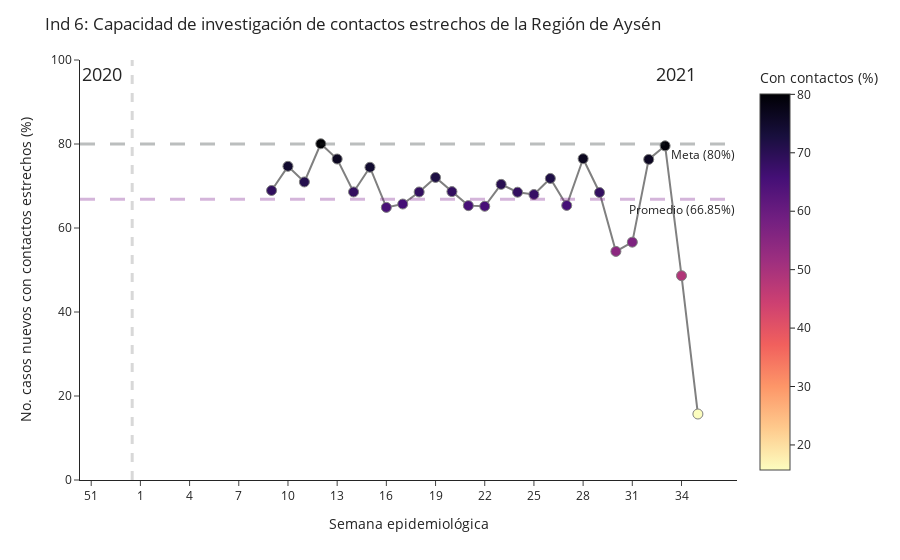

The notebook cell this image was saved under:
### Code cell
px.scatter(df_ind6_perc.reset_index().merge(data_aysen_clean_21[['fecha_notificacion','semana_epidemiologica_21']], 
                   left_on='fecha_cumple_requisitos',
                   right_on='fecha_notificacion',
                   how='left').groupby('semana_epidemiologica_21').mean().reset_index(),
        x= 'semana_epidemiologica_21',
        y= 'n_folio',
        #trendline='rolling',
        #trendline_options=dict(window=5),
        color='n_folio',
        color_continuous_scale=px.colors.sequential.Magma_r,
        labels={'n_folio':'Con contactos (%)'},
        ).update_layout(title= 'Ind 6: Capacidad de investigación de contactos estrechos de la Región de Aysén',
                       yaxis_title='No. casos nuevos con contactos estrechos (%)',
                       xaxis_title='Semana epidemiológica',
                       yaxis_range= [0,100],
                       template='simple_white',
                       xaxis=dict(tickmode = 'array',
                                  tickvals = list(range(12,88,3)),
                                  ticktext = list(list(range(12,54,3))+list(range(1,88,3))),
                                 ),
                    ).add_vline(x=53.5, line_width=3, line_dash='dash', line_color='gray'
                              ).add_hline(y=80,
                                            line_width=3, 
                                            line_dash='longdash', 
                                            line_color='#222A2A',
                                            annotation_text='Meta (80%)',
                                            annotation_position='bottom right'
                                 ).add_hline(y=mean_ind6, 
                                             line_width=3, 
                                             line_dash='longdash', 
                                             line_color='#750D86',
                                             annotation_text= 'Promedio ('+str(round(mean_ind6, 2))+'%)',
                                             annotation_position='bottom right'
                                     ).add_vrect(x0='51', x1='53', 
                                           annotation_text='2020', 
                                           annotation_position='top right',
                                           annotation=dict(font_size=18, 
                                                           font_family="'Open Sans', verdana, arial, sans-serif"),
                                                           opacity=0, 
                                                           line_width=0
                                          ).add_vrect(x0='84', x1='88', 
                                           annotation_text='2021', 
                                           annotation_position='top right',
                                           annotation=dict(font_size=18, 
                                                           font_family="'Open Sans', verdana, arial, sans-serif"),
                                                           opacity=0, 
                                                           line_width=0
                                                     ).update_traces(mode='lines+markers', 
                                                                     line_color='grey',
                                                                     marker_line_width=1, 
                                                                     marker_size=10)

### Figure 1 — Plotly figure (JSON) as saved in the notebook; plotly's stock layout.template omitted (floating-point values rounded to 4 significant figures)
{"data": [{"hovertemplate": "semana_epidemiologica_21=%{x}<br>Con contactos (%)=%{marker.color}<extra></extra>", "legendgroup": "", "line": {"color": "grey"}, "marker": {"color": [68.93, 74.68, 70.96, 80.06, 76.42, 68.59, 74.46, 64.91, 65.71, 68.58, 72.04, 68.66, 65.33, 65.17, 70.39, 68.52, 67.97, 71.81, 65.37, 76.5, 68.46, 54.43, 56.63, 76.33, 79.56, 48.64, 15.71], "coloraxis": "coloraxis", "line": {"width": 1}, "size": 10, "symbol": "circle"}, "mode": "lines+markers", "name": "", "orientation": "v", "showlegend": false, "type": "scatter", "x": [62, 63, 64, 65, 66, 67, 68, 69, 70, 71, 72, 73, 74, 75, 76, 77, 78, 79, 80, 81, 82, 83, 84, 85, 86, 87, 88], "xaxis": "x", "y": [68.93, 74.68, 70.96, 80.06, 76.42, 68.59, 74.46, 64.91, 65.71, 68.58, 72.04, 68.66, 65.33, 65.17, 70.39, 68.52, 67.97, 71.81, 65.37, 76.5, 68.46, 54.43, 56.63, 76.33, 79.56, 48.64, 15.71], "yaxis": "y"}], "layout": {"annotations": [{"showarrow": false, "text": "Meta (80%)", "x": 1, "xanchor": "right", "xref": "x domain", "y": 80, "yanchor": "top", "yref": "y"}, {"showarrow": false, "text": "Promedio (66.85%)", "x": 1, "xanchor": "right", "xref": "x domain", "y": 66.85, "yanchor": "top", "yref": "y"}, {"font": {"family": "'Open Sans', verdana, arial, sans-serif", "size": 18}, "showarrow": false, "text": "2020", "x": "53", "xanchor": "right", "xref": "x", "y": 1, "yanchor": "top", "yref": "y domain"}, {"font": {"family": "'Open Sans', verdana, arial, sans-serif", "size": 18}, "showarrow": false, "text": "2021", "x": "88", "xanchor": "right", "xref": "x", "y": 1, "yanchor": "top", "yref": "y domain"}], "coloraxis": {"colorbar": {"title": {"text": "Con contactos (%)"}}, "colorscale": [[0, "#fcfdbf"], [0.1111, "#feca8d"], [0.2222, "#fd9668"], [0.3333, "#f1605d"], [0.4444, "#cd4071"], [0.5556, "#9e2f7f"], [0.6667, "#721f81"], [0.7778, "#440f76"], [0.8889, "#180f3d"], [1, "#000004"]]}, "legend": {"tracegroupgap": 0}, "margin": {"t": 60}, "shapes": [{"line": {"color": "gray", "dash": "dash", "width": 3}, "type": "line", "x0": 53.5, "x1": 53.5, "xref": "x", "y0": 0, "y1": 1, "yref": "y domain"}, {"line": {"color": "#222A2A", "dash": "longdash", "width": 3}, "type": "line", "x0": 0, "x1": 1, "xref": "x domain", "y0": 80, "y1": 80, "yref": "y"}, {"line": {"color": "#750D86", "dash": "longdash", "width": 3}, "type": "line", "x0": 0, "x1": 1, "xref": "x domain", "y0": 66.85, "y1": 66.85, "yref": "y"}, {"line": {"width": 0}, "opacity": 0, "type": "rect", "x0": "51", "x1": "53", "xref": "x", "y0": 0, "y1": 1, "yref": "y domain"}, {"line": {"width": 0}, "opacity": 0, "type": "rect", "x0": "84", "x1": "88", "xref": "x", "y0": 0, "y1": 1, "yref": "y domain"}], "title": {"text": "Ind 6: Capacidad de investigación de contactos estrechos de la Región de Aysén"}, "xaxis": {"anchor": "y", "domain": [0, 1], "tickmode": "array", "ticktext": [12, 15, 18, 21, 24, 27, 30, 33, 36, 39, 42, 45, 48, 51, 1, 4, 7, 10, 13, 16, 19, 22, 25, 28, 31, 34, 37, 40, 43, 46, 49, 52, 55, 58, 61, 64, 67, 70, 73, 76, 79, 82, 85], "tickvals": [12, 15, 18, 21, 24, 27, 30, 33, 36, 39, 42, 45, 48, 51, 54, 57, 60, 63, 66, 69, 72, 75, 78, 81, 84, 87], "title": {"text": "Semana epidemiológica"}}, "yaxis": {"anchor": "x", "domain": [0, 1], "range": [0, 100], "title": {"text": "No. casos nuevos con contactos estrechos (%)"}}}}
